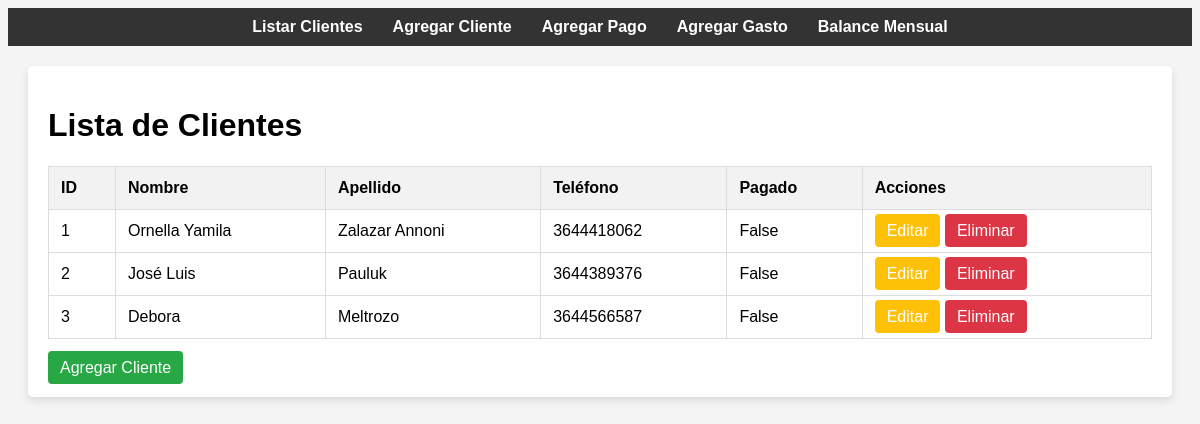
The app's page /listar_clientes/, older data.
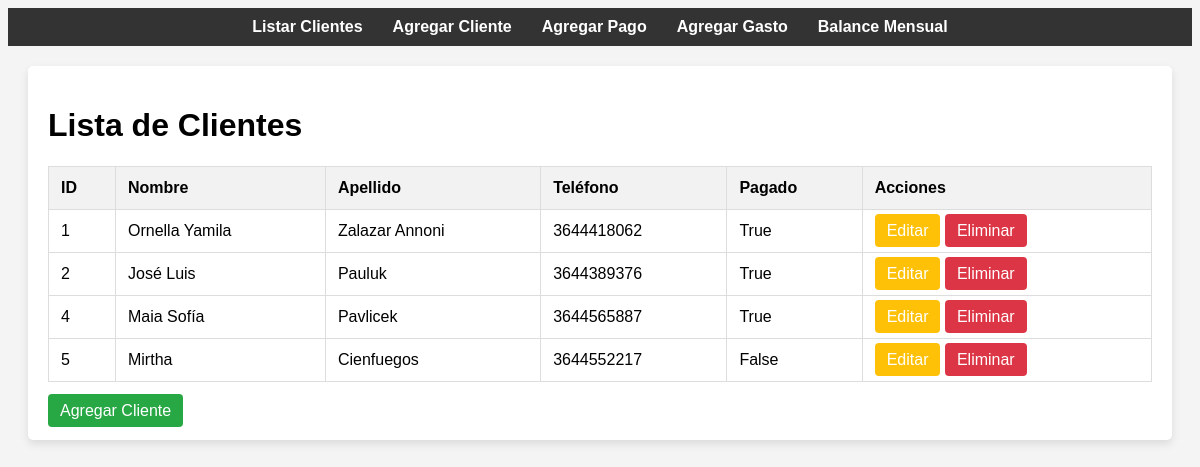
The same page, newer data.
### gym_app/models.py (models this page shows, shortened)
class Cliente(models.Model):
    nombre = models.CharField(max_length=255)
    apellido = models.CharField(max_length=255)
    direccion = models.CharField(max_length=255, blank=True, null=True)
    telefono = models.CharField(max_length=20)
    correo_electronico = models.EmailField(blank=True, null=True)
    pagado = models.BooleanField(default=False)
    fecha_registro = models.DateField(auto_now_add=True)

### gym_app/views.py (the view)
# urls.py: path('listar_clientes/', views.listar_clientes, name='listar_clientes'),
def listar_clientes(request):
    clientes = Cliente.objects.all()
    return render(request, 'gym_app/listar_clientes.html', {'clientes': clientes})

### gym_app/templates/gym_app/listar_clientes.html
{% extends 'gym_app/base.html' %}
{% block content %}
<h1>Lista de Clientes</h1>
<table class="table">
    <thead>
        <tr>
            <th>ID</th>
            <th>Nombre</th>
            <th>Apellido</th>
            <th>Teléfono</th>
            <th>Pagado</th>
            <th>Acciones</th>
        </tr>
    </thead>
    <tbody>
        {% for cliente in clientes %}
        <tr>
            <td>{{ cliente.id }}</td>
            <td>{{ cliente.nombre }}</td>
            <td>{{ cliente.apellido }}</td>
            <td>{{ cliente.telefono }}</td>
            <td>{{ cliente.pagado }}</td>
            <td>
                <a href="{% url 'editar_cliente' cliente.id %}" class="btn btn-warning">Editar</a>
                <a href="{% url 'eliminar_cliente' cliente.id %}" class="btn btn-danger">Eliminar</a>
            </td>
        </tr>
        {% endfor %}
    </tbody>
</table>
<a href="{% url 'agregar_cliente' %}" class="btn btn-success">Agregar Cliente</a>
{% endblock %}

### gym_app/templates/gym_app/base.html (shortened to what this page needs)
<!DOCTYPE html>
<html lang="es">
<head>
    {% load static %}
    <link rel="stylesheet" href="{% static 'gym_app/css/styles.css' %}">
</head>
<body>
    <nav>
        <ul>
            <li><a href="{% url 'listar_clientes' %}">Listar Clientes</a></li>
            <li><a href="{% url 'agregar_cliente' %}">Agregar Cliente</a></li>
            <li><a href="{% url 'agregar_pago' %}">Agregar Pago</a></li>
            <li><a href="{% url 'agregar_gasto' %}">Agregar Gasto</a></li>
            <li><a href="{% url 'balance_mensual' %}">Balance Mensual</a></li>
        </ul>
    </nav>
    <div class="container">
        {% block content %}
        {% endblock %}
    </div>
</body>
</html>

### static/css/styles.css (style rules this page uses)
nav { background-color: #333; padding: 10px; display: flex; justify-content: center; }
nav ul { list-style-type: none; margin: 0; padding: 0; display: flex; }
nav ul li { margin: 0 15px; }
nav ul li a { color: white; text-decoration: none; font-weight: bold; }
body { font-family: Arial, sans-serif; background-color: #f4f4f4; }
.container { margin: 20px; padding: 20px; background: white; border-radius: 5px; box-shadow: 0 4px 8px rgba(0, 0, 0, 0.1); }
table { width: 100%; border-collapse: collapse; margin-bottom: 20px; }
table, th, td { border: 1px solid #ddd; }
th, td { padding: 12px; text-align: left; }
th { background-color: #f2f2f2; }
.btn { padding: 8px 12px; border: none; border-radius: 4px; text-decoration: none; cursor: pointer; }
.btn-warning { background-color: #ffc107; color: white; }
.btn-danger { background-color: #dc3545; color: white; }
.btn-success { background-color: #28a745; color: white; }

### gym_app/templates/gym_app/base.html (style rules this page uses)
nav { background-color: #333; padding: 10px; display: flex; justify-content: center; }
nav ul { list-style-type: none; margin: 0; padding: 0; display: flex; }
nav ul li { margin: 0 15px; }
nav ul li a { color: white; text-decoration: none; font-weight: bold; }
body { font-family: Arial, sans-serif; background-color: #f4f4f4; }
.container { margin: 20px; padding: 20px; background: white; border-radius: 5px; box-shadow: 0 4px 8px rgba(0, 0, 0, 0.1); }
table { width: 100%; border-collapse: collapse; margin-bottom: 20px; }
table, th, td { border: 1px solid #ddd; }
th, td { padding: 12px; text-align: left; }
th { background-color: #f2f2f2; }
.btn { padding: 8px 12px; border: none; border-radius: 4px; text-decoration: none; cursor: pointer; }
.btn-warning { background-color: #ffc107; color: white; }
.btn-danger { background-color: #dc3545; color: white; }
.btn-success { background-color: #28a745; color: white; }

Row changes from the older to the newer data that the page shows:
removed Cliente: id "3", nombre "Debora", apellido "Meltrozo", telefono "3644566587", pagado "False"
changed Cliente "Ornella Yamila": pagado "False" → "True"
changed Cliente "José Luis": pagado "False" → "True"
added Cliente: id "4", nombre "Maia Sofía", apellido "Pavlicek", telefono "3644565887", pagado "True"
added Cliente: id "5", nombre "Mirtha", apellido "Cienfuegos", telefono "3644552217", pagado "False"
